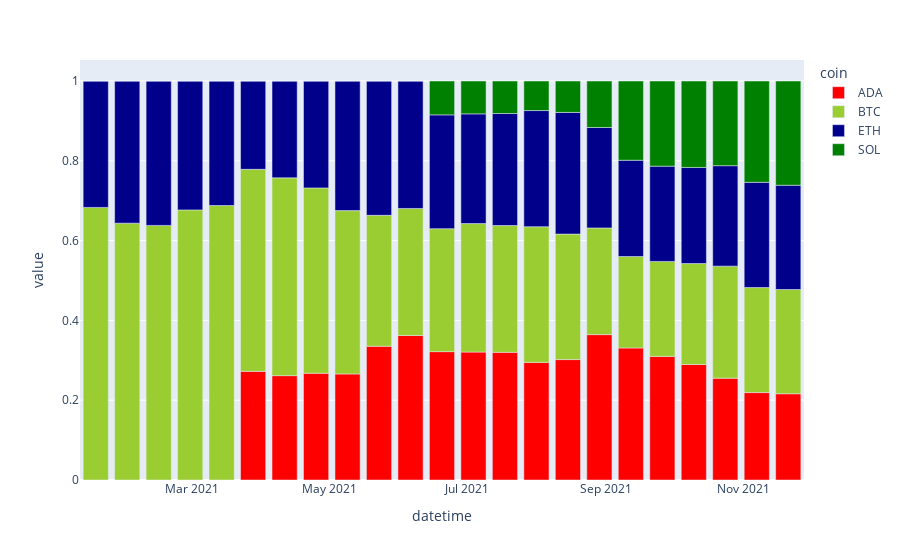

This figure's notebook cell:
### Markdown cell above
This graph is normalized, and is a bit hard to interpret, but it indicates that most of the coins are close to their all time highs. Now let's create a Normalized Stacked Barchart, where all values always sum up to 1:

### Code cell
data_grouped_weekly_normalized_new = data_grouped_weekly_normalized.fillna(0).div(data_grouped_weekly_normalized.fillna(0).sum(axis=1),
                                             axis=0)
fig = px.bar(data_grouped_weekly_normalized_new, 
             barmode='relative',
             color_discrete_map={
        'BTC': 'yellowgreen',
        'ETH': 'darkblue',
        'ADA': 'red',
        'SOL': 'green'
    })
fig.show()

### Figure 1 — Plotly figure (JSON) as saved in the notebook; plotly's stock layout.template omitted (floating-point values rounded to 4 significant figures)
{"data": [{"alignmentgroup": "True", "hovertemplate": "coin=ADA<br>datetime=%{x}<br>value=%{y}<extra></extra>", "legendgroup": "ADA", "marker": {"color": "red", "pattern": {"shape": ""}}, "name": "ADA", "offsetgroup": "ADA", "orientation": "v", "showlegend": true, "textposition": "auto", "type": "bar", "x": ["2021-01-17T00:00:00", "2021-01-31T00:00:00", "2021-02-14T00:00:00", "2021-02-28T00:00:00", "2021-03-14T00:00:00", "2021-03-28T00:00:00", "2021-04-11T00:00:00", "2021-04-25T00:00:00", "2021-05-09T00:00:00", "2021-05-23T00:00:00", "2021-06-06T00:00:00", "2021-06-20T00:00:00", "2021-07-04T00:00:00", "2021-07-18T00:00:00", "2021-08-01T00:00:00", "2021-08-15T00:00:00", "2021-08-29T00:00:00", "2021-09-12T00:00:00", "2021-09-26T00:00:00", "2021-10-10T00:00:00", "2021-10-24T00:00:00", "2021-11-07T00:00:00", "2021-11-21T00:00:00"], "xaxis": "x", "y": [0, 0, 0, 0, 0, 0.2723, 0.2616, 0.2675, 0.2658, 0.3352, 0.3622, 0.3217, 0.3207, 0.3199, 0.2947, 0.3018, 0.3644, 0.3309, 0.3098, 0.2895, 0.2552, 0.2191, 0.2162], "yaxis": "y"}, {"alignmentgroup": "True", "hovertemplate": "coin=BTC<br>datetime=%{x}<br>value=%{y}<extra></extra>", "legendgroup": "BTC", "marker": {"color": "yellowgreen", "pattern": {"shape": ""}}, "name": "BTC", "offsetgroup": "BTC", "orientation": "v", "showlegend": true, "textposition": "auto", "type": "bar", "x": ["2021-01-17T00:00:00", "2021-01-31T00:00:00", "2021-02-14T00:00:00", "2021-02-28T00:00:00", "2021-03-14T00:00:00", "2021-03-28T00:00:00", "2021-04-11T00:00:00", "2021-04-25T00:00:00", "2021-05-09T00:00:00", "2021-05-23T00:00:00", "2021-06-06T00:00:00", "2021-06-20T00:00:00", "2021-07-04T00:00:00", "2021-07-18T00:00:00", "2021-08-01T00:00:00", "2021-08-15T00:00:00", "2021-08-29T00:00:00", "2021-09-12T00:00:00", "2021-09-26T00:00:00", "2021-10-10T00:00:00", "2021-10-24T00:00:00", "2021-11-07T00:00:00", "2021-11-21T00:00:00"], "xaxis": "x", "y": [0.6831, 0.6437, 0.6381, 0.677, 0.6878, 0.5064, 0.4957, 0.4646, 0.4094, 0.3282, 0.3183, 0.3082, 0.322, 0.3178, 0.3401, 0.3145, 0.2674, 0.2291, 0.238, 0.253, 0.2808, 0.2632, 0.2613], "yaxis": "y"}, {"alignmentgroup": "True", "hovertemplate": "coin=ETH<br>datetime=%{x}<br>value=%{y}<extra></extra>", "legendgroup": "ETH", "marker": {"color": "darkblue", "pattern": {"shape": ""}}, "name": "ETH", "offsetgroup": "ETH", "orientation": "v", "showlegend": true, "textposition": "auto", "type": "bar", "x": ["2021-01-17T00:00:00", "2021-01-31T00:00:00", "2021-02-14T00:00:00", "2021-02-28T00:00:00", "2021-03-14T00:00:00", "2021-03-28T00:00:00", "2021-04-11T00:00:00", "2021-04-25T00:00:00", "2021-05-09T00:00:00", "2021-05-23T00:00:00", "2021-06-06T00:00:00", "2021-06-20T00:00:00", "2021-07-04T00:00:00", "2021-07-18T00:00:00", "2021-08-01T00:00:00", "2021-08-15T00:00:00", "2021-08-29T00:00:00", "2021-09-12T00:00:00", "2021-09-26T00:00:00", "2021-10-10T00:00:00", "2021-10-24T00:00:00", "2021-11-07T00:00:00", "2021-11-21T00:00:00"], "xaxis": "x", "y": [0.3169, 0.3563, 0.3619, 0.323, 0.3122, 0.2213, 0.2427, 0.2679, 0.3249, 0.3366, 0.3195, 0.2852, 0.275, 0.2808, 0.2911, 0.3049, 0.2517, 0.2414, 0.2389, 0.2409, 0.2518, 0.2637, 0.2613], "yaxis": "y"}, {"alignmentgroup": "True", "hovertemplate": "coin=SOL<br>datetime=%{x}<br>value=%{y}<extra></extra>", "legendgroup": "SOL", "marker": {"color": "green", "pattern": {"shape": ""}}, "name": "SOL", "offsetgroup": "SOL", "orientation": "v", "showlegend": true, "textposition": "auto", "type": "bar", "x": ["2021-01-17T00:00:00", "2021-01-31T00:00:00", "2021-02-14T00:00:00", "2021-02-28T00:00:00", "2021-03-14T00:00:00", "2021-03-28T00:00:00", "2021-04-11T00:00:00", "2021-04-25T00:00:00", "2021-05-09T00:00:00", "2021-05-23T00:00:00", "2021-06-06T00:00:00", "2021-06-20T00:00:00", "2021-07-04T00:00:00", "2021-07-18T00:00:00", "2021-08-01T00:00:00", "2021-08-15T00:00:00", "2021-08-29T00:00:00", "2021-09-12T00:00:00", "2021-09-26T00:00:00", "2021-10-10T00:00:00", "2021-10-24T00:00:00", "2021-11-07T00:00:00", "2021-11-21T00:00:00"], "xaxis": "x", "y": [0, 0, 0, 0, 0, 0, 0, 0, 0, 0, 0, 0.08488, 0.08236, 0.0815, 0.07407, 0.07872, 0.1166, 0.1986, 0.2134, 0.2166, 0.2122, 0.2539, 0.2613], "yaxis": "y"}], "layout": {"barmode": "relative", "legend": {"title": {"text": "coin"}, "tracegroupgap": 0}, "margin": {"t": 60}, "xaxis": {"anchor": "y", "domain": [0, 1], "title": {"text": "datetime"}}, "yaxis": {"anchor": "x", "domain": [0, 1], "title": {"text": "value"}}}}
